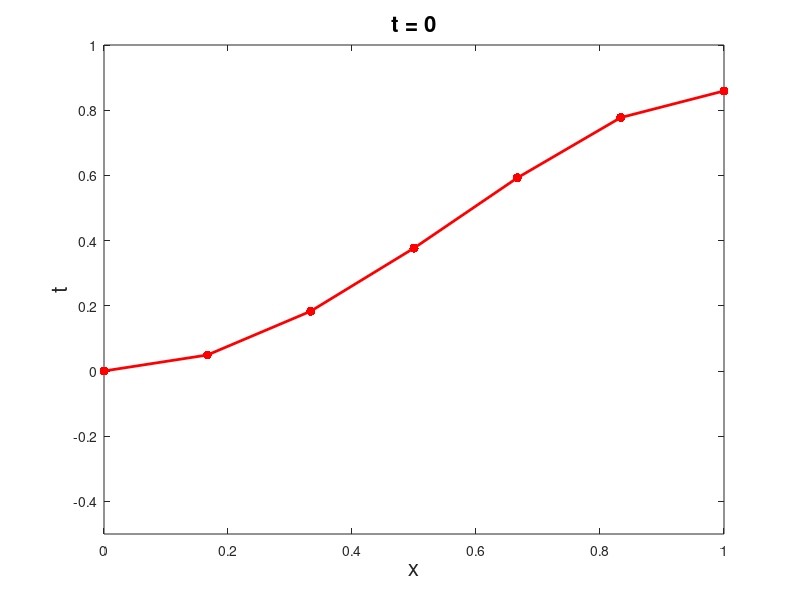
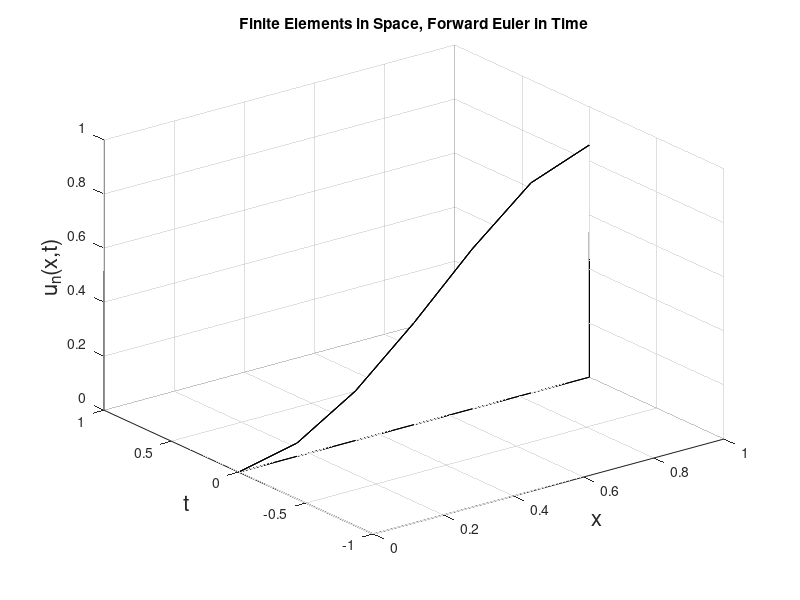

The MATLAB source for these figures, in order: (Note: this script raises an error after producing the figures.)
% Demo of solving the heat equation u_t = u_xx 
% with u_x(0,t) = u_x(1,t) = 0, with u(x,0) = u0(x)
% using the finite element method in space, 
% and the Forward Euler method in time.

 n  = input('Enter n: ');
 dt = input('Enter dt (<=.01): ');
 h = 1/(n+1);
 x = h*[0:n+1]';   % include boundary points

% build mass and stiffness matrices
 M=sparse(n+2,n+2);
 M=M+sparse(1:n+1,2:n+2,h/6,n+2,n+2);
 M=M+M.';
 M=M+sparse(2:n+1,2:n+1,2*h/3,n+2,n+2);
 M=M+sparse(1,1,h/3,n+2,n+2);
 M=M+sparse(n+2,n+2,h/3,n+2,n+2);
 
 K=sparse(n+2,n+2);
 K=K+sparse(1:n+1,2:n+2,-1/h,n+2,n+2);
 K=K+K.';
 K=K+sparse(2:n+1,2:n+1,2/h,n+2,n+2);
 K=K+sparse(1,1,1/h,n+2,n+2);
 K=K+sparse(n+2,n+2,1/h,n+2,n+2);
 
% fix corner entries
 M(1,1)     = h/3;
 M(n+2,n+2) = h/3;
 K(1,1)     = 1/h;
 K(n+2,n+2) = 1/h;

% initial condition that obeys the Neumann boundary conditions
 u0 = x.*(1-x).*exp(x)-(x-(exp(1)+1)/2*x.^2);

% load vector, f(t)_k = (f(x,t),phi_k(x))
% f = h*ones(size(x));
 f = zeros(size(x));

% initial value of coefficients in u_n(x,t) = sum alf_k(t) phi_k(x)
 alf0 = u0;
 alf_fe = alf0;                  % Forward Euler solution

 tvec = 0:dt:.05;
 
 MinvK = M\K;
 A = inv(eye(n+2)+dt*MinvK);
 U = zeros(length(tvec),length(x));
 Ufe = zeros(length(tvec),length(x));

 for m=1:length(tvec)
    figure(1), clf
    t = tvec(m);
% compute Forward Euler solution in time after the initial time t=0
    if m>1
 %      alf_fe = alf_fe + dt*(-MinvK*alf_fe+M\f);  
       alf_fe = A*(alf_fe + M\f);   %backward Euler
    end
    Ufe(m,:) = [alf_fe'];
    plot([x], [alf_fe],'r.-','linewidth',2,'markersize',20);
    xlabel('x','fontsize',16)
    ylabel('t','fontsize',16)
    title(sprintf('t = %g',t),'fontsize',16)
    axis([0 1 -.5 1])
    drawnow
    if m==1, input('hit return to start\n'), else, pause(0.02), end
 end
 figure(2), clf
 plt= waterfall(x,tvec,Ufe);
 set(plt,'edgecolor','k')       % make the lines black
 xlabel('x','fontsize',16)
 ylabel('t','fontsize',16)
 zlabel('u_n(x,t)','fontsize',16)
 title('Finite Elements in Space, Forward Euler in Time')
 ylim([min(tvec) max(tvec)])
